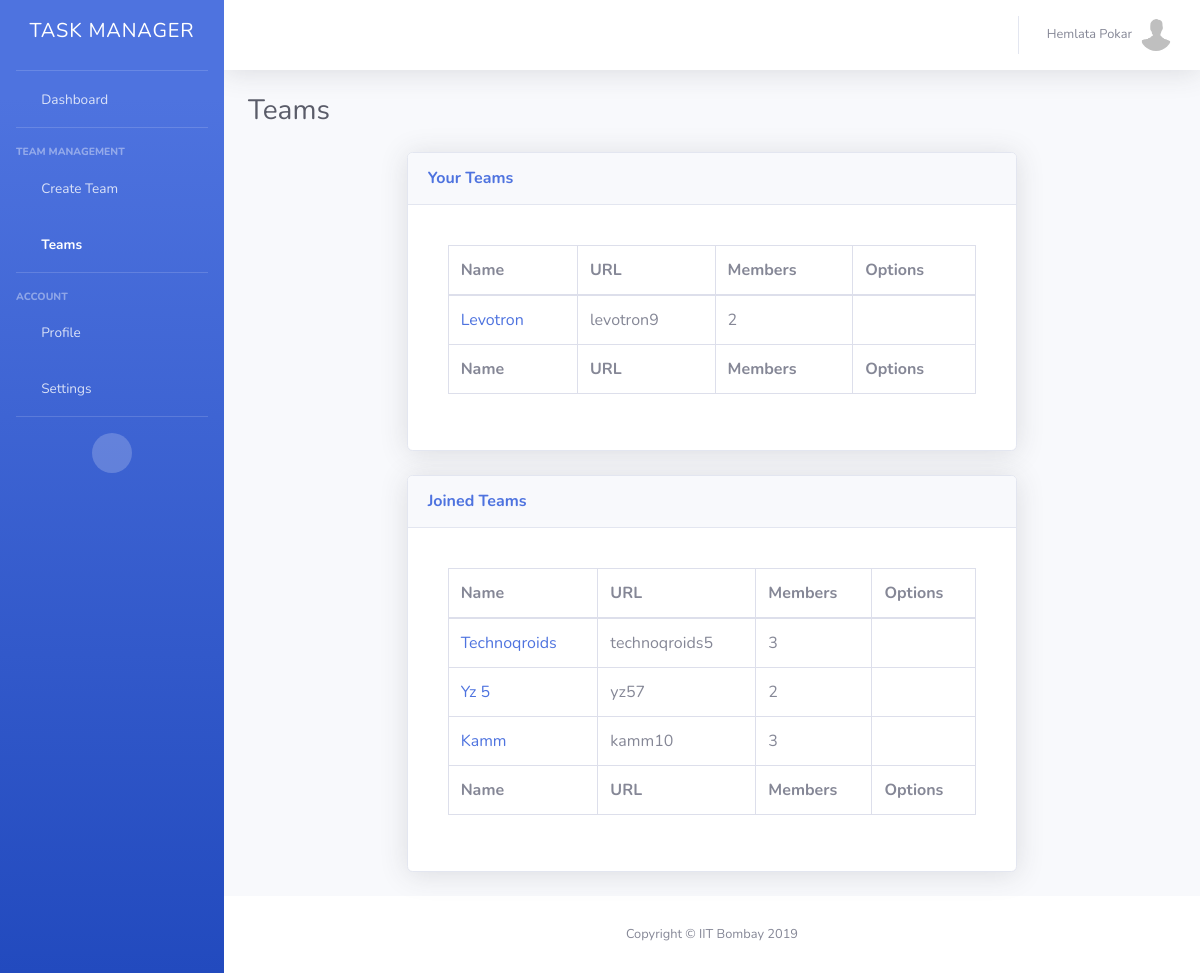
The app's page /teams/ (signed in) with its own data.
### TM/models.py (models this page shows)
class UserProfile(models.Model):
    user = models.ForeignKey(User, on_delete=models.CASCADE)
    username = models.CharField(max_length=400)
    profile_picture = models.FileField(upload_to=user_directory, null=True, default='/default_profile.jpg', blank=True)

class Teams(models.Model):
    id = models.AutoField(primary_key=True)
    name = models.CharField(max_length=400)
    url = models.CharField(max_length=400)
    admin = models.ForeignKey(UserProfile, on_delete=models.CASCADE)
    members = models.ManyToManyField(UserProfile, through='Membership', related_name="member")

class Membership(models.Model):
    member = models.ForeignKey(UserProfile, on_delete=models.CASCADE)
    team = models.ForeignKey(Teams, on_delete=models.CASCADE)

### TM/views.py (the view, shortened to what this page needs)
# urls.py: path('teams/', TeamView.as_view(), name="team"),
class TeamView(LoginRequiredMixin, TemplateView):
    login_url = '/../login/'
    template_name="teams.html"
    def get(self, request):
        user = request.user
        us = UserProfile.objects.get(user=user)
        teams = Teams.objects.filter(admin=us)
        joined_teams = Membership.objects.filter(member=UserProfile.objects.get(user=user))
        jt = None
        if joined_teams.all().count() == 1:
            jt = joined_teams.all()[0].team
        return render(request, self.template_name, {'teams': teams, 'us': us, 'user': user, 'joined_teams': joined_teams, 'jt': jt, 'notifications': get_notifications(us, 1)})

### TM/views.py (called while the page is built)
def get_notifications(user, unread):
    return MessageNotification.objects.filter(user=user, unread = unread)[:5]

### TM/templates/teams.html (shortened to what this page needs)
<!DOCTYPE html>
{% load static %}
<html lang="en">
<head>
  <link href="{% static 'vendor/fontawesome-free/css/all.min.css' %}" rel="stylesheet" type="text/css">
  <link href="{% static 'css/sb-admin-2.min.css' %}" rel="stylesheet">
  <link href="{% static 'vendor/datatables/dataTables.bootstrap4.min.css' %}" rel="stylesheet">
</head>
<body id="page-top">
  <div id="wrapper">
    {% block sidebar %}
      {% include "menu.html" %}
    {% endblock %}
    <div id="content-wrapper" class="d-flex flex-column">
      <div id="content">
        {% block topbar %}
        {% include "topbar.html" %}
      {% endblock %}
        <div class="container-fluid">
          <div class="d-sm-flex align-items-center justify-content-between mb-4">
            <h1 class="h3 mb-0 text-gray-800">Teams</h1>
          </div>
          <form method="post" enctype="multipart/form-data">
          <div class="row">
            <div class="col-xl-2"></div>
            <div class="col-xl-8">
              <div class="card shadow mb-4">
                <div class="card-header py-3 d-flex flex-row align-items-center justify-content-between">
                  <h6 class="m-0 font-weight-bold text-primary">Your Teams</h6>
                </div>
                <div class="card-body">
                        <div class="card-body">
                                <div class="table-responsive">
                                  {%  if teams.all.count != 0 %}
                                  <table class="table table-bordered" id="dataTable" width="100%" cellspacing="0">
                                        <thead>
                                                <tr>
                                                  <th>Name</th>
                                                  <th>URL</th>
                                                  <th>Members</th>
                                                  <th>Options</th>
                                                </tr>
                                              </thead>
                                              <tfoot>
                                                    <tr>
                                                      <th>Name</th>
                                                      <th>URL</th>
                                                      <th>Members</th>
                                                      <th>Options</th>
                                                    </tr>
                                                </tfoot>
                                                <tbody>
                                                        {%    for i in teams.all  %}
                                                    <tr>
                                                        <td><a href="/team/{{ i.url }}/dashboard/">{{  i.name   }}</a></td>
                                                        <td>{{  i.url   }}</td>
                                                        <td>{{  i.members.count }}</td>
                                                        <td><a href="/team/{{ i.url }}/dashboard/"><i class="fas fa-external-link-alt"></i></a><a href="/team/{{ i.url }}/settings/" style="margin-left: 10px"><i class="fas fa-cog"></i></a><a href="/team/{{ i.url }}/delete/" style="margin-left: 10px"><i class="fas fa-trash"></i></a></td>
                                                    </tr>
                                                    {%  endfor  %}
                                                </tbody>
                                                </table>
                                                {%  else  %}
                                                <div align="center">There are no teams you are admin of!</div>
                                                {%  endif %}
                                                </div>
                                              </div>
                </div>
              </div>
              <div class="card shadow mb-4">
                  <div class="card-header py-3 d-flex flex-row align-items-center justify-content-between">
                    <h6 class="m-0 font-weight-bold text-primary">Joined Teams</h6>
                  </div>
                  <div class="card-body">
                          <div class="card-body">
                                  <div class="table-responsive">
                                    {%  if joined_teams.all.count == 1  %}
                                        {%  if jt.admin != us %}
                                        <table class="table table-bordered" id="dataTable1" width="100%" cellspacing="0">
                                            <thead>
                                                    <tr>
                                                      <th>Name</th>
                                                      <th>URL</th>
                                                      <th>Members</th>
                                                      <th>Options</th>
                                                    </tr>
                                                  </thead>
                                                  <tfoot>
                                                        <tr>
                                                          <th>Name</th>
                                                          <th>URL</th>
                                                          <th>Members</th>
                                                          <th>Options</th>
                                                        </tr>
                                                    </tfoot>
                                                    <tbody>
                                                            {%    for i in joined_teams.all  %}
                                                            {%  if i.team.admin != us %}
                                                        <tr>
                                                            <td><a href="/team/{{ i.team.url }}/dashboard/">{{  i.team.name   }}</a></td>
                                                            <td>{{  i.team.url   }}</td>
                                                            <td>{{  i.team.members.count }}</td>
                                                            <td><a href="/team/{{ i.team.url }}/dashboard/"><i class="fas fa-external-link-alt"></i></a></td>
                                                        </tr>
                                                          {%  endif %}
                                                        {%  endfor  %}
                                                    </tbody>
                                                    </table>
                                        {%  else  %}
                                          <div align="center">There are no teams you have joined!</div>
                                        {%  endif %}
                                    {%  elif joined_teams.all.count != 0 %}
                                    <table class="table table-bordered" id="dataTable2" width="100%" cellspacing="0">
                                          <thead>
                                                  <tr>
                                                    <th>Name</th>
                                                    <th>URL</th>
                                                    <th>Members</th>
                                                    <th>Options</th>
                                                  </tr>
                                                </thead>
                                                <tfoot>
                                                      <tr>
                                                        <th>Name</th>
                                                        <th>URL</th>
                                                        <th>Members</th>
                                                        <th>Options</th>
                                                      </tr>
                                                  </tfoot>
                                                  <tbody>
                                                          {%    for i in joined_teams.all  %}
                                                          {%  if i.team.admin != us %}
                                                      <tr>
                                                          <td><a href="/team/{{ i.team.url }}/dashboard/">{{  i.team.name   }}</a></td>
                                                          <td>{{  i.team.url   }}</td>
                                                          <td>{{  i.team.members.count }}</td>
                                                          <td><a href="/team/{{ i.team.url }}/dashboard/"><i class="fas fa-external-link-alt"></i></a></td>
                                                      </tr>
                                                        {%  endif %}
                                                      {%  endfor  %}
                                                  </tbody>
                                                  </table>
                                                  {%  else  %}
                                                  <div align="center">There are no teams you have joined!</div>
                                                  {%  endif %}
                                                  </div>
                                                </div>
                  </div>
                </div>
            </div>
            <div class="col-xl-2"></div>
            </div></form>
        </div>
      </div>
      {% block footer %}
      {% include "footer.html" %}
    {% endblock %}
    </div>
  </div>
</body>
</html>

### TM/templates/profile_menu.html (shortened to what this page needs)
            <li class="nav-item dropdown no-arrow">
              <a class="nav-link dropdown-toggle" href="#" id="userDropdown" role="button" data-toggle="dropdown" aria-haspopup="true" aria-expanded="false">
                <span class="mr-2 d-none d-lg-inline text-gray-600 small">{{  user.first_name  }} {{ user.last_name }}</span>
                <img class="img-profile rounded-circle" src="{{ MEDIA_ROOT }}{{  us.profile_picture.url  }}">
              </a>
            </li>

### records on screen
UserProfile: profile_picture (placeholder picture)
Teams: name "Levotron", url "levotron9", members.count "2"
Membership: team.name "Technoqroids", team "technoqroids5", team.members.count "3"
Membership: team.name "Yz 5", team "yz57", team.members.count "2"
Membership: team.name "Kamm", team "kamm10", team.members.count "3"

### other values on screen
{{ user.first_name }} "Hemlata"
{{ user.last_name }} "Pokar"
